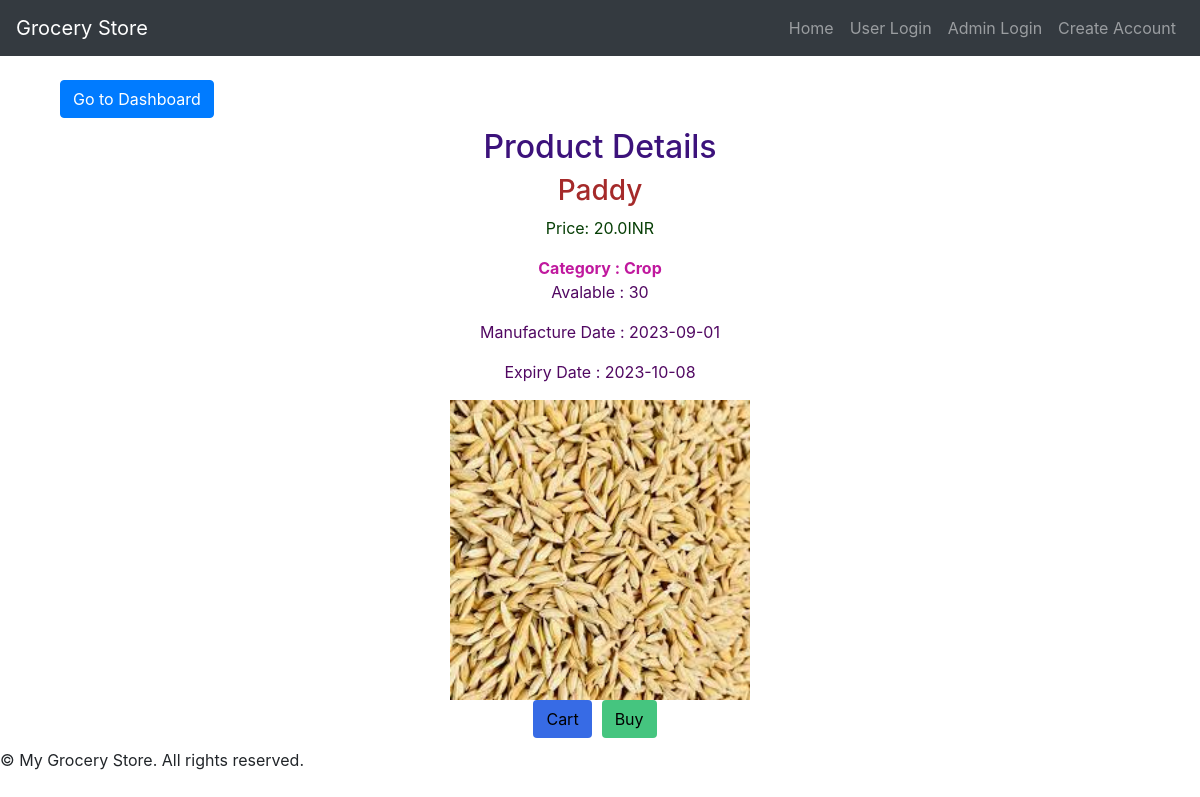
Screenshot of /user/product_detail/1 (signed in) with the database file from the repository.
### app.py (models this page shows)
class Product(db.Model):
    id = db.Column(db.Integer, primary_key=True)
    name = db.Column(db.String(100), nullable=False)
    manufacture_date = db.Column(db.Date, nullable=True)
    expiry_date = db.Column(db.Date, nullable=True)
    rate_per_unit = db.Column(db.Float, nullable=False)
    stock_quantity = db.Column(db.Integer, nullable=False)
    category_id = db.Column(db.Integer, db.ForeignKey('category.id'), nullable=False)
    image = db.Column(db.String(255),default ='default.jpg')
    cart_items_product = db.relationship('CartItem', backref='product_ref', lazy=True,cascade="all, delete-orphan")
    shopping_lists = db.relationship('ShoppingList', backref='product_ref_shopinglist', lazy=True,cascade="all, delete-orphan")

class Category(db.Model):
    id = db.Column(db.Integer, primary_key=True)
    name = db.Column(db.String(100), nullable=False)
    image = db.Column(db.String(255), default='default.jpg')
    products = db.relationship('Product', backref='category_ref', lazy=True, cascade="all, delete-orphan")

### app.py (the view)
@app.route('/user/product_detail/<int:product_id>')
@login_required
def product_detail(product_id):
    product = Product.query.get_or_404(product_id)
    categories = Category.query.all()
    return render_template('product_detail.html', categories= categories, product=product,os=os)

### app.py (called while the page is built)
@login_manager.user_loader
def load_user(user_id):
    return User.query.get(int(user_id))

### templates/product_detail.html
{% extends 'base.html' %}
{% block content %}
<div class="container">
    <div style="text-align:left;">
        <a class="btn btn-primary" href="{{ url_for('user_dashboard') }}">Go to Dashboard</a>
    </div>
</div>
<div class="product-item">
    <h2 style="color: rgb(60, 18, 123);">Product Details</h2>
  <h3 style="color: brown;">{{ product.name }}</h3>
  <p style="color: rgb(6, 62, 5);" > Price: {{ product.rate_per_unit}}INR</p>
  <p class="product-name" >Category :
    {% for category in categories %}
                        {% if category.id == product.category_id %}
                            {{ category.name }}
                        {% endif %}
                    {% endfor %}
  </p>
  <p style="color: rgb(81, 8, 98);">Avalable : {{ product.stock_quantity }}</p>
  <p style="color: rgb(81, 8, 98);">Manufacture Date : {{ product.manufacture_date }}</p>
  <p style="color: rgb(81, 8, 98);">Expiry Date : {{ product.expiry_date }}</p>
  <img src="{{ url_for('static', filename='uploads/' + os.path.basename(product.image)) }}" alt="{{ product.name }}" width="300">
  <div class="button-container">
    <form method="POST" action="{{ url_for('add_to_cart', product_id=product.id) }}" style="display: inline;">
      <button type="submit" class="btn product-button" style="background-color: rgb(55, 107, 229);"> Cart</button>
  </form>
  <form method="POST" action="{{ url_for('buy', product_id=product.id) }}" style="display: inline;">
    <button type="submit" class="btn product-button" style="background-color: rgb(69, 197, 127);"> Buy</button>
</form>
  </div>
</div>
{% endblock %}

### templates/base.html (style rules this page uses)
body { background-image: url('/static/'); background-size: cover; background-position: center; background-attachment: fixed; margin: 0; padding: 0; }
.product-item { text-align: center; border: 0px solid #ccc; padding: 10px; display: flex; flex-direction: column; align-items: center; }
.product-name { margin: 0px; font-weight: bold; color: rgb(192, 25, 158); }
.button-container { display: flex; justify-content: space-between; }
.product-button { margin-top: 0px; margin-right: 10px; color: rgb(0, 0, 0) !important; }

### rows the page displays
Product: name "Paddy", rate_per_unit "20.0", stock_quantity "30", manufacture_date "2023-09-01", expiry_date "2023-10-08", image (picture)
Category: name "Crop"
